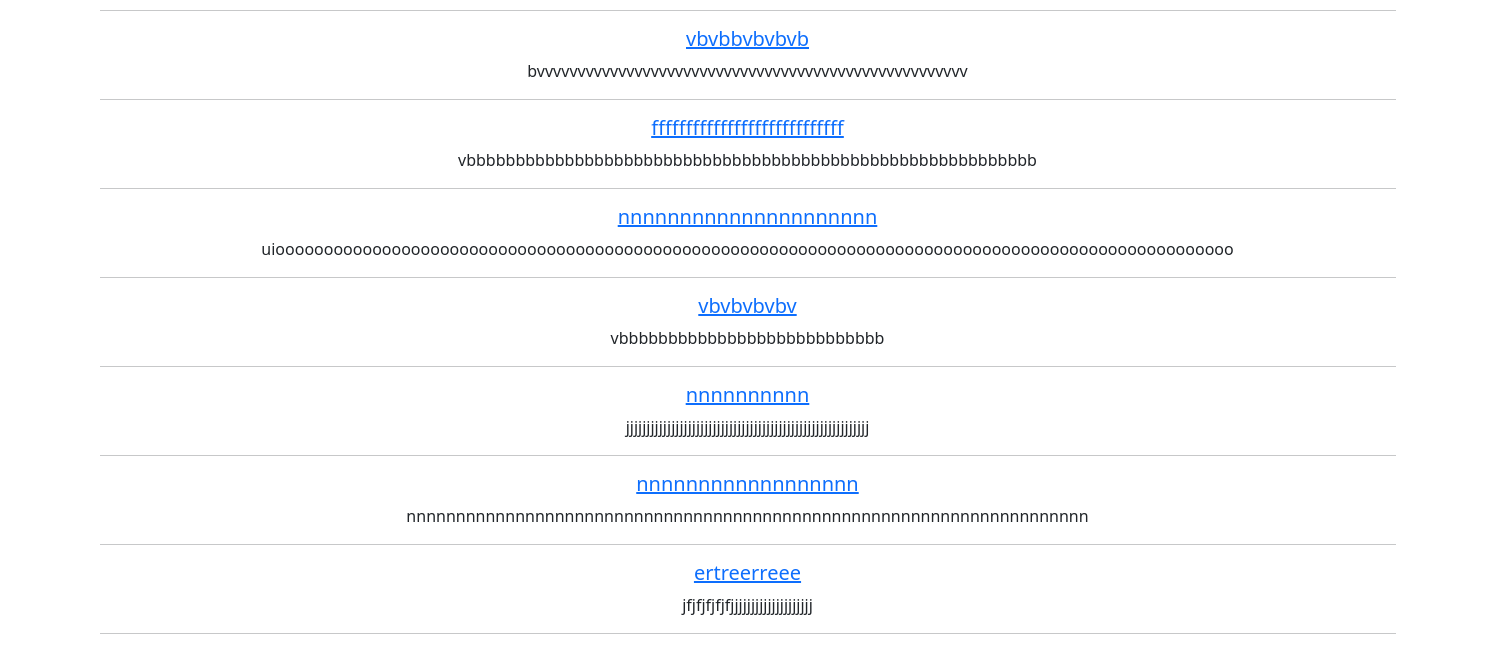
The page /posts/search/ (lower part) on the database as committed earlier.
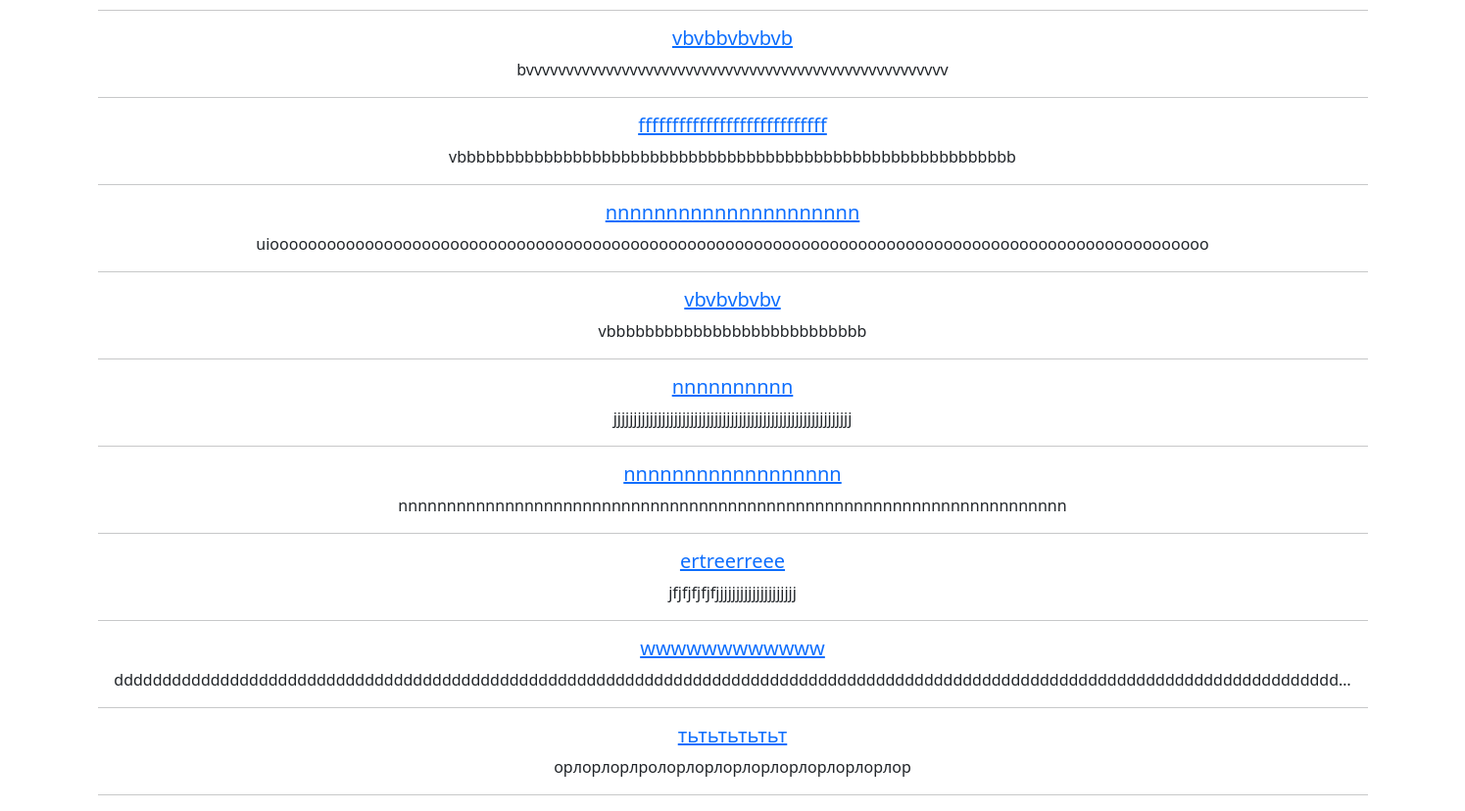
The same page on the database as committed later.
### news/models.py (models this page shows, shortened)
class Post(models.Model):
    author = models.ForeignKey(Author, on_delete=models.CASCADE)
    CHOICES = [
        ('Article', (
            ('PL', 'Policy'),
            ('EC', 'Economic'),
            ('SP', 'Sport'),
            ('ED', 'Education'),
            ('CL', 'Culture'),
        )
         ),
        ('News', (
            ('PL', 'Policy'),
            ('EC', 'Economic'),
            ('SP', 'Sport'),
            ('ED', 'Education'),
            ('CL', 'Culture'),
        )
         ),
    ]
    title = models.CharField(max_length=300)
    text_type = models.CharField(max_length=300, choices=CHOICES)
    category = models.ManyToManyField('Category', through='PostCategory')
    creation_datetime = models.DateTimeField(auto_now_add=True)
    text = models.TextField()
    rating = models.IntegerField(default=0, db_column='rating')

### news/views.py (the view)
# urls.py: path('search/', PostSearch.as_view(), name='post_searching'),
class PostSearch(ListView):
    model = Post
    template_name = 'searching.html'
    context_object_name = 'posts'
    success_url = reverse_lazy('posts_lst')
    def get_queryset(self):
        queryset = super().get_queryset()
        self.filterset = PostFilter(self.request.GET, queryset)
        return self.filterset.qs
    def get_context_data(self, **kwargs):
        context = super().get_context_data(**kwargs)
        context['filterset'] = self.filterset
        return context

### news/templatetags/custom_filters.py (called while the page is built)
@register.filter()
def censor(value):
   for word in bad_words:
      if word.lower() in value.lower():
         value = value.replace(word[1:-2], '*' * (len(word)-1))
   return value

### templates/searching.html (shortened to what this page needs)
{% extends 'flatpages/default.html' %}
{% load custom_filters %}
{% block content %}
{% if posts %}
       <br><h5>Found  post:</h5><br>
       {% for post in posts %}
          <h5><a href="{% url 'post_dtl' pk=post.pk %}">{{ post.title|censor }}</a></h5>
          <a>{{ post.text |truncatechars:128|censor }}</a><br>
          <hr>
       {% endfor %}
   {% else %}
       <h3>There is no post!</h3>
{% endif %}
{% endblock content %}

Rows that differ between the two databases and show on the page:
added Post: title|censor "wwwwwwwwwwww", text|censor "ddddddddddddddddddddddddddddddddddddddddddddddddddddddddddddddddddddddddddddddddddddddddddddddddddddddddddddddddddddddddddddddd…"
added Post: title|censor "тьтьтьтьтьт", text|censor "орлорлорлролорлорлорлорлорлорлорлорлор"
